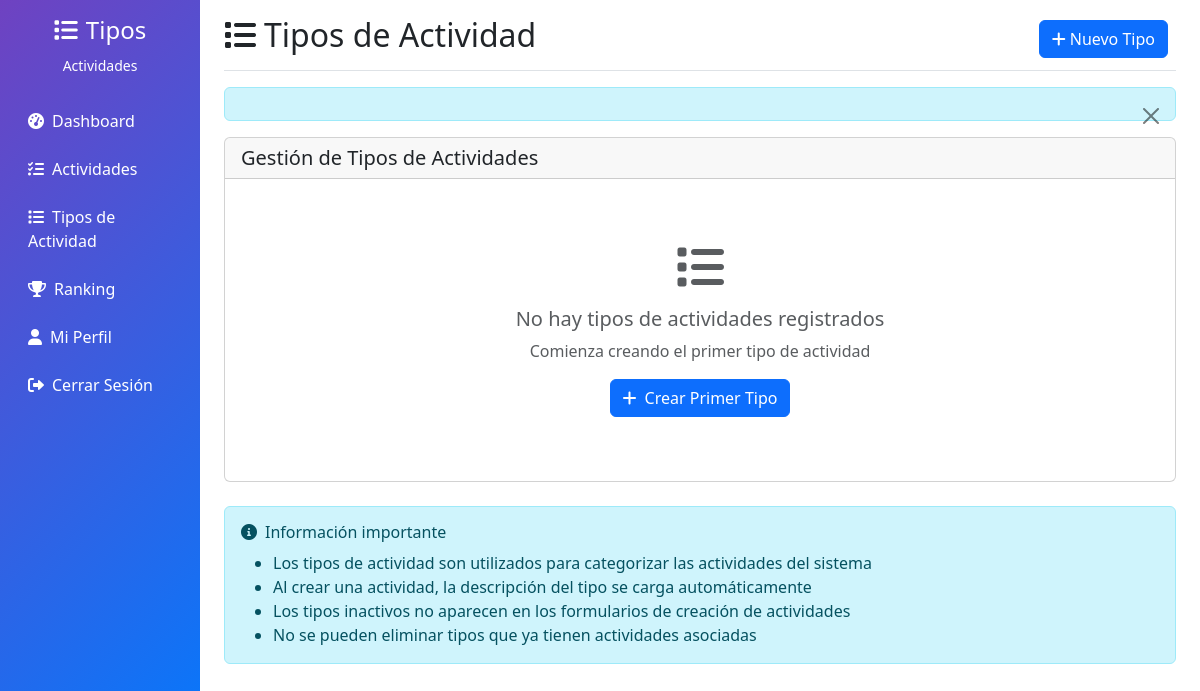
Before: /activity-types/index.php (signed in) with the older database file.
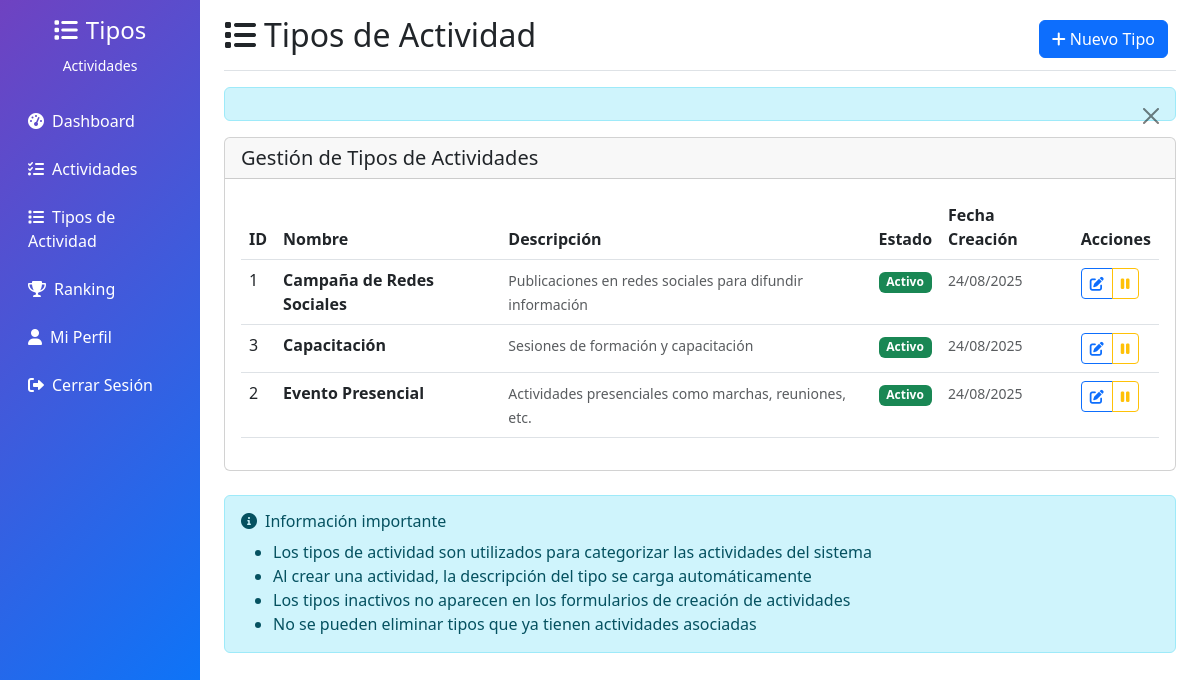
After: the same page with the newer database file.
### tables this page shows
CREATE TABLE tipos_actividades (
            id INTEGER PRIMARY KEY AUTOINCREMENT,
            nombre VARCHAR(100) NOT NULL,
            descripcion TEXT,
            activo BOOLEAN DEFAULT 1,
            fecha_creacion TIMESTAMP DEFAULT CURRENT_TIMESTAMP
        );

### controllers/activityTypeController.php (called while the page is built, shortened)
<?php
require_once __DIR__ . '/../models/activityType.php';
class ActivityTypeController {
    private $activityTypeModel;
    public function __construct() {
        $this->activityTypeModel = new ActivityType();
    }
    public function listActivityTypes() {
        $activityTypes = $this->activityTypeModel->getAllActivityTypes();
        include __DIR__ . '/../views/activity-types/list.php';
    }
}
?>

### public/activity-types/index.php (called while the page is built)
<?php
require_once __DIR__ . '/../../controllers/activityTypeController.php';
try {
    $activityTypeController = new ActivityTypeController();
    $activityTypeController->listActivityTypes();
} catch (Exception $e) {
    if (function_exists('logActivity')) {
        logActivity("Error en lista de tipos de actividades: " . $e->getMessage(), 'ERROR');
    }
    $message = "Error al cargar los tipos de actividades: " . $e->getMessage();
    redirectWithMessage('dashboards/admin.php', $message, 'error');
}
?>

### config/app.php (called while the page is built, shortened)
<?php
function url($path = '') {
    $isLocal = (
        isset($_SERVER['HTTP_HOST']) &&
        (strpos($_SERVER['HTTP_HOST'], 'localhost') !== false ||
         strpos($_SERVER['HTTP_HOST'], '127.0.0.1') !== false ||
         strpos($_SERVER['HTTP_HOST'], 'local') !== false)
    );
    $path = ltrim($path, '/');
    if ($isLocal) {
        $protocol = isset($_SERVER['HTTPS']) && $_SERVER['HTTPS'] === 'on' ? 'https' : 'http';
        $host = $_SERVER['HTTP_HOST'] ?? 'localhost:8000';
        return $protocol . '://' . $host . ($path ? '/' . $path : '');
    } else {
        return BASE_URL . ($path ? '/' . $path : '');
    }
}
?>

### includes/functions.php (called while the page is built, shortened)
<?php
require_once __DIR__ . '/../config/app.php';
function getFlashMessage() {
    if (isset($_SESSION['flash_message'])) {
        $message = $_SESSION['flash_message'];
        $type = $_SESSION['flash_type'] ?? 'info';
        return ['message' => $message, 'type' => $type];
    }
    return null;
}
?>

### models/activityType.php (called while the page is built, shortened)
<?php
require_once __DIR__ . '/../config/database.php';
require_once __DIR__ . '/../includes/functions.php';
class ActivityType {
    protected $db;
    public function __construct() {
        try {
            $database = new Database();
            $this->db = $database->getConnection();
        } catch (Exception $e) {
            error_log("ActivityType Model Error: " . $e->getMessage());
            $this->db = null;
        }
    }
    public function getAllActivityTypes($includeInactive = false) {
        try {
            $sql = "SELECT * FROM tipos_actividades";
            if (!$includeInactive) {
                $sql .= " WHERE activo = 1";
            }
            $sql .= " ORDER BY nombre";
            $stmt = $this->db->prepare($sql);
            $stmt->execute();
            return $stmt->fetchAll();
        } catch (Exception $e) {
            logActivity("Error al obtener tipos de actividades: " . $e->getMessage(), 'ERROR');
            return [];
        }
    }
}
?>

### config/database.php (called while the page is built, shortened)
<?php
class Database {
    public function getConnection() {
        $this->conn = null;
        if (file_exists(__DIR__ . '/../test_database.sqlite')) {
            try {
                $dsn = "sqlite:" . __DIR__ . '/../test_database.sqlite';
                $options = [
                    PDO::ATTR_ERRMODE => PDO::ERRMODE_EXCEPTION,
                    PDO::ATTR_DEFAULT_FETCH_MODE => PDO::FETCH_ASSOC,
                    PDO::ATTR_EMULATE_PREPARES => false,
                ];
                $this->conn = new PDO($dsn, null, null, $options);
                $this->conn->query("SELECT 1");
                return $this->conn;
            } catch(PDOException $exception) {
                error_log("SQLite Connection Error: " . $exception->getMessage());
            }
        }
        return $this->conn;
    }
}
?>

### views/activity-types/list.php (the view, shortened to what this page needs)
<!DOCTYPE html>
<html lang="es">
<head>
    <link href="https://cdn.jsdelivr.net/npm/bootstrap@5.3.0/dist/css/bootstrap.min.css" rel="stylesheet">
    <link href="https://cdnjs.cloudflare.com/ajax/libs/font-awesome/6.0.0/css/all.min.css" rel="stylesheet">
</head>
<body>
    <div class="container-fluid">
        <div class="row">
            <nav class="col-md-2 d-none d-md-block sidebar">
                <div class="position-sticky pt-3">
                    <div class="text-center text-white mb-4">
                        <h4><i class="fas fa-list me-2"></i>Tipos</h4>
                        <small>Actividades</small>
                    </div>
                    <ul class="nav flex-column">
                        <li class="nav-item mb-2">
                            <a class="nav-link text-white" href="<?= url('dashboards/admin.php') ?>">
                                <i class="fas fa-tachometer-alt me-2"></i>Dashboard
                            </a>
                        </li>
                        <li class="nav-item mb-2">
                            <a class="nav-link text-white" href="<?= url('activities/') ?>">
                                <i class="fas fa-tasks me-2"></i>Actividades
                            </a>
                        </li>
                        <li class="nav-item mb-2">
                            <a class="nav-link text-white active" href="<?= url('activity-types/') ?>">
                                <i class="fas fa-list me-2"></i>Tipos de Actividad
                            </a>
                        </li>
                        <li class="nav-item mb-2">
                            <a class="nav-link text-white" href="<?= url('ranking/') ?>">
                                <i class="fas fa-trophy me-2"></i>Ranking
                            </a>
                        </li>
                        <li class="nav-item mb-2">
                            <a class="nav-link text-white" href="<?= url('profile.php') ?>">
                                <i class="fas fa-user me-2"></i>Mi Perfil
                            </a>
                        </li>
                        <li class="nav-item">
                            <a class="nav-link text-white" href="<?= url('logout.php') ?>">
                                <i class="fas fa-sign-out-alt me-2"></i>Cerrar Sesión
                            </a>
                        </li>
                    </ul>
                </div>
            </nav>
            <main class="col-md-10 ms-sm-auto px-md-4">
                <div class="d-flex justify-content-between flex-wrap flex-md-nowrap align-items-center pt-3 pb-2 mb-3 border-bottom">
                    <h1 class="h2">
                        <i class="fas fa-list me-2"></i>Tipos de Actividad
                    </h1>
                    <div class="btn-toolbar mb-2 mb-md-0">
                        <div class="btn-group me-2">
                            <a href="<?= url('activity-types/create.php') ?>" class="btn btn-primary">
                                <i class="fas fa-plus me-1"></i>Nuevo Tipo
                            </a>
                        </div>
                    </div>
                </div>
                <?php $flash = getFlashMessage(); ?>
                <?php if ($flash): ?>
                    <div class="alert alert-<?= $flash['type'] === 'error' ? 'danger' : $flash['type'] ?> alert-dismissible fade show" role="alert">
                        <button type="button" class="btn-close" data-bs-dismiss="alert"></button>
                    </div>
                <?php endif; ?>
                <div class="card">
                    <div class="card-header">
                        <h5 class="card-title mb-0">Gestión de Tipos de Actividades</h5>
                    </div>
                    <div class="card-body">
                        <?php if (!empty($activityTypes)): ?>
                            <div class="table-responsive">
                                <table class="table table-hover">
                                    <thead>
                                        <tr>
                                            <th>ID</th>
                                            <th>Nombre</th>
                                            <th>Descripción</th>
                                            <th>Estado</th>
                                            <th>Fecha Creación</th>
                                            <th>Acciones</th>
                                        </tr>
                                    </thead>
                                    <tbody>
                                        <?php foreach ($activityTypes as $type): ?>
                                            <tr>
                                                <td><?= htmlspecialchars($type['id']) ?></td>
                                                <td>
                                                    <strong><?= htmlspecialchars($type['nombre']) ?></strong>
                                                </td>
                                                <td>
                                                    <small class="text-muted">
                                                        <?= htmlspecialchars(substr($type['descripcion'], 0, 100)) ?>
                                                    </small>
                                                </td>
                                                <td>
                                                    <?php if ($type['activo']): ?>
                                                        <span class="badge bg-success">Activo</span>
                                                    <?php else: ?>
                                                        <span class="badge bg-secondary">Inactivo</span>
                                                    <?php endif; ?>
                                                </td>
                                                <td>
                                                    <small class="text-muted">
                                                        <?= date('d/m/Y', strtotime($type['fecha_creacion'])) ?>
                                                    </small>
                                                </td>
                                                <td>
                                                    <div class="btn-group btn-group-sm">
                                                        <a href="<?= url('activity-types/edit.php?id=' . $type['id']) ?>"
                                                           class="btn btn-outline-primary" title="Editar">
                                                            <i class="fas fa-edit"></i>
                                                        </a>
                                                        <?php if ($type['activo']): ?>
                                                            <button type="button" class="btn btn-outline-warning"
                                                                    onclick="toggleStatus(<?= $type['id'] ?>, 0)" title="Desactivar">
                                                                <i class="fas fa-pause"></i>
                                                            </button>
                                                        <?php endif; ?>
                                                    </div>
                                                </td>
                                            </tr>
                                        <?php endforeach; ?>
                                    </tbody>
                                </table>
                            </div>
                        <?php else: ?>
                            <div class="text-center py-5">
                                <i class="fas fa-list fa-3x text-muted mb-3"></i>
                                <h5 class="text-muted">No hay tipos de actividades registrados</h5>
                                <p class="text-muted">Comienza creando el primer tipo de actividad</p>
                                <a href="<?= url('activity-types/create.php') ?>" class="btn btn-primary">
                                    <i class="fas fa-plus me-2"></i>Crear Primer Tipo
                                </a>
                            </div>
                        <?php endif; ?>
                    </div>
                </div>
                <div class="alert alert-info mt-4">
                    <h6><i class="fas fa-info-circle me-2"></i>Información importante</h6>
                    <ul class="mb-0">
                        <li>Los tipos de actividad son utilizados para categorizar las actividades del sistema</li>
                        <li>Al crear una actividad, la descripción del tipo se carga automáticamente</li>
                        <li>Los tipos inactivos no aparecen en los formularios de creación de actividades</li>
                        <li>No se pueden eliminar tipos que ya tienen actividades asociadas</li>
                    </ul>
                </div>
            </main>
        </div>
    </div>
</body>
</html>

### views/activity-types/list.php (style rules this page uses)
.sidebar { min-height: 100vh; background: linear-gradient(135deg, #6f42c1 0%, #007bff 100%); }

Changed rows visible on the page:
added tipos_actividades: id "1", nombre "Campaña de Redes Sociales", descripcion "Publicaciones en redes sociales para difundir información", activo "Activo", fecha_creacion "24/08/2025"
added tipos_actividades: id "3", nombre "Capacitación", descripcion "Sesiones de formación y capacitación", activo "Activo", fecha_creacion "24/08/2025"
added tipos_actividades: id "2", nombre "Evento Presencial", descripcion "Actividades presenciales como marchas, reuniones, etc.", activo "Activo", fecha_creacion "24/08/2025"
Other visible differences:
text no longer shown: "No hay tipos de actividades registrados Comienza creando el primer tipo de actividad Crear Primer Tipo"
text now shown: "ID Nombre Descripción Estado Fecha Creación Acciones"
